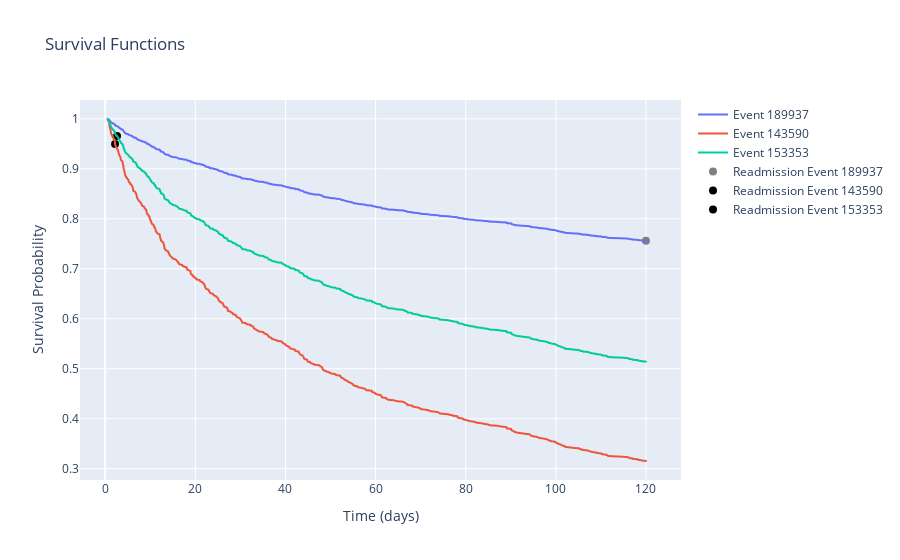

The cell this chart's notebook holds for it:
### Code cell
next_event_model_cph_model_hmm_cov.plot_survival_function(X_train_scaled.iloc[:5], duration_col='EVENT_DURATION', n=3, event_col='READMISSION_EVENT')

### Figure 1 — Plotly figure (JSON) as saved in the notebook; plotly's stock layout.template omitted (floating-point values rounded to 4 significant figures; data arrays with more than 128 entries replaced by an {"elided": "..."} marker saying what was removed)
{"data": [{"hovertemplate": "HADM_ID=189937<br>Time=%{x}<br>Survival probability=%{y}<extra></extra>", "legendgroup": "189937", "line": {"color": "#636efa", "dash": "solid"}, "marker": {"symbol": "circle"}, "mode": "lines", "name": "Event 189937", "showlegend": true, "type": "scattergl", "x": {"elided": "641 float values"}, "xaxis": "x", "y": {"elided": "641 float values"}, "yaxis": "y"}, {"hovertemplate": "HADM_ID=143590<br>Time=%{x}<br>Survival probability=%{y}<extra></extra>", "legendgroup": "143590", "line": {"color": "#EF553B", "dash": "solid"}, "marker": {"symbol": "circle"}, "mode": "lines", "name": "Event 143590", "showlegend": true, "type": "scattergl", "x": {"elided": "641 float values"}, "xaxis": "x", "y": {"elided": "641 float values"}, "yaxis": "y"}, {"hovertemplate": "HADM_ID=153353<br>Time=%{x}<br>Survival probability=%{y}<extra></extra>", "legendgroup": "153353", "line": {"color": "#00cc96", "dash": "solid"}, "marker": {"symbol": "circle"}, "mode": "lines", "name": "Event 153353", "showlegend": true, "type": "scattergl", "x": {"elided": "641 float values"}, "xaxis": "x", "y": {"elided": "641 float values"}, "yaxis": "y"}, {"hovertemplate": "<b>Event ID:</b> 189937<br><b>True Duration:</b> 120.0<br><b>Survival Probability:</b> 0.756<br><b>Event:</b> 0<extra></extra>", "marker": {"color": "gray", "size": 8, "symbol": "circle"}, "mode": "markers", "name": "Readmission Event 189937", "showlegend": true, "type": "scatter", "x": [120], "y": [0.756]}, {"hovertemplate": "<b>Event ID:</b> 143590<br><b>True Duration:</b> 2.1833<br><b>Survival Probability:</b> 0.9499<br><b>Event:</b> 1<extra></extra>", "marker": {"color": "black", "size": 8, "symbol": "circle"}, "mode": "markers", "name": "Readmission Event 143590", "showlegend": true, "type": "scatter", "x": [2.183], "y": [0.9499]}, {"hovertemplate": "<b>Event ID:</b> 153353<br><b>True Duration:</b> 2.6222<br><b>Survival Probability:</b> 0.9657<br><b>Event:</b> 1<extra></extra>", "marker": {"color": "black", "size": 8, "symbol": "circle"}, "mode": "markers", "name": "Readmission Event 153353", "showlegend": true, "type": "scatter", "x": [2.622], "y": [0.9657]}], "layout": {"legend": {"title": {"text": ""}, "tracegroupgap": 0}, "title": {"text": "Survival Functions"}, "xaxis": {"anchor": "y", "domain": [0, 1], "title": {"text": "Time (days)"}}, "yaxis": {"anchor": "x", "domain": [0, 1], "title": {"text": "Survival Probability"}}}}
